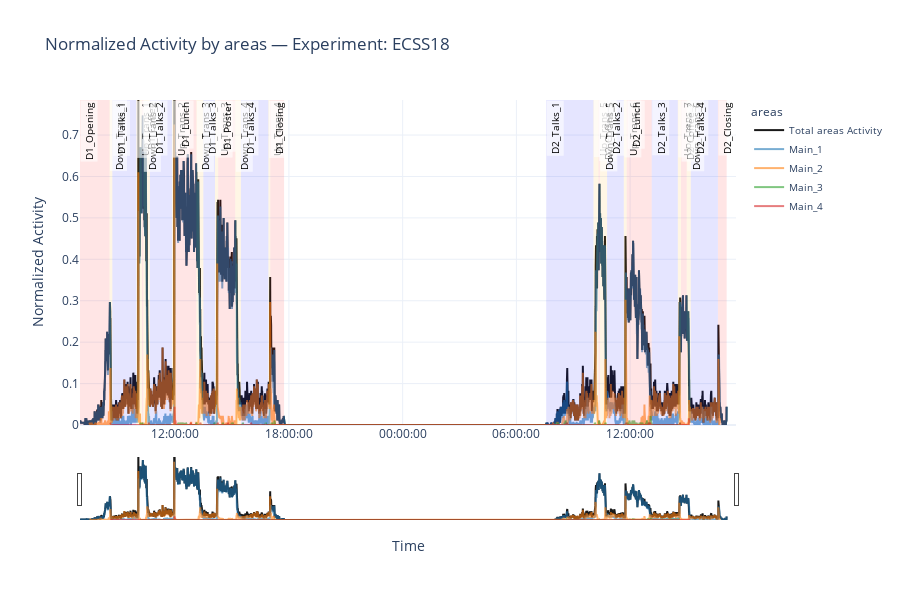

This figure's notebook cell:
### Code cell
# === 📈 Plotter Methods ===
Displayer.plotter.plot_normalized_activity(
    entities=world.areas,
    experiment_id=world.experiment_id,
    mode_label="areas",
    title_suffix="",
    show_total=True,
    sort_by_activity=True,
    df_period=world.period_manager.final_period_df,
)

### Figure 1 — Plotly figure (JSON) as saved in the notebook; plotly's stock layout.template omitted (floating-point values rounded to 4 significant figures; data arrays with more than 128 entries replaced by an {"elided": "..."} marker saying what was removed)
{"data": [{"line": {"color": "black", "width": 2}, "mode": "lines", "name": "Total areas Activity", "opacity": 0.9, "type": "scatter", "x": {"elided": "6140 str values"}, "y": {"elided": "6140 float values"}}, {"line": {"color": "rgba(31, 119, 180, 1)"}, "mode": "lines", "name": "Main_1", "opacity": 0.6, "type": "scatter", "x": {"elided": "6140 str values"}, "y": {"elided": "6140 float values"}}, {"line": {"color": "rgba(255, 127, 14, 1)"}, "mode": "lines", "name": "Main_2", "opacity": 0.6, "type": "scatter", "x": {"elided": "5989 str values"}, "y": {"elided": "5989 float values"}}, {"line": {"color": "rgba(44, 160, 44, 1)"}, "mode": "lines", "name": "Main_3", "opacity": 0.6, "type": "scatter", "x": {"elided": "5128 str values"}, "y": {"elided": "5128 float values"}}, {"line": {"color": "rgba(214, 39, 40, 1)"}, "mode": "lines", "name": "Main_4", "opacity": 0.6, "type": "scatter", "x": {"elided": "5496 str values"}, "y": {"elided": "5496 float values"}}], "layout": {"annotations": [{"bgcolor": "rgba(255,255,255,0.6)", "font": {"color": "black", "size": 10}, "showarrow": false, "text": "D1_Opening", "textangle": -90, "x": "2018-12-06T06:58:50", "xanchor": "left", "y": 0.7846, "yanchor": "top"}, {"bgcolor": "rgba(255,255,255,0.6)", "font": {"color": "black", "size": 10}, "showarrow": false, "text": "Down_Trans_1", "textangle": -90, "x": "2018-12-06T08:32:10", "xanchor": "left", "y": 0.7846, "yanchor": "top"}, {"bgcolor": "rgba(255,255,255,0.6)", "font": {"color": "black", "size": 10}, "showarrow": false, "text": "D1_Talks_1", "textangle": -90, "x": "2018-12-06T08:41:10", "xanchor": "left", "y": 0.7846, "yanchor": "top"}, {"bgcolor": "rgba(255,255,255,0.6)", "font": {"color": "black", "size": 10}, "showarrow": false, "text": "Up_Trans_1", "textangle": -90, "x": "2018-12-06T09:57:10", "xanchor": "left", "y": 0.7846, "yanchor": "top"}, {"bgcolor": "rgba(255,255,255,0.6)", "font": {"color": "black", "size": 10}, "showarrow": false, "text": "D1_Coffee", "textangle": -90, "x": "2018-12-06T10:15:10", "xanchor": "left", "y": 0.7846, "yanchor": "top"}, {"bgcolor": "rgba(255,255,255,0.6)", "font": {"color": "black", "size": 10}, "showarrow": false, "text": "Down_Trans_2", "textangle": -90, "x": "2018-12-06T10:19:10", "xanchor": "left", "y": 0.7846, "yanchor": "top"}, {"bgcolor": "rgba(255,255,255,0.6)", "font": {"color": "black", "size": 10}, "showarrow": false, "text": "D1_Talks_2", "textangle": -90, "x": "2018-12-06T10:40:10", "xanchor": "left", "y": 0.7846, "yanchor": "top"}, {"bgcolor": "rgba(255,255,255,0.6)", "font": {"color": "black", "size": 10}, "showarrow": false, "text": "Up_Trans_2", "textangle": -90, "x": "2018-12-06T11:50:10", "xanchor": "left", "y": 0.7846, "yanchor": "top"}, {"bgcolor": "rgba(255,255,255,0.6)", "font": {"color": "black", "size": 10}, "showarrow": false, "text": "D1_Lunch", "textangle": -90, "x": "2018-12-06T12:01:10", "xanchor": "left", "y": 0.7846, "yanchor": "top"}, {"bgcolor": "rgba(255,255,255,0.6)", "font": {"color": "black", "size": 10}, "showarrow": false, "text": "Down_Trans_3", "textangle": -90, "x": "2018-12-06T13:07:10", "xanchor": "left", "y": 0.7846, "yanchor": "top"}, {"bgcolor": "rgba(255,255,255,0.6)", "font": {"color": "black", "size": 10}, "showarrow": false, "text": "D1_Talks_3", "textangle": -90, "x": "2018-12-06T13:29:10", "xanchor": "left", "y": 0.7846, "yanchor": "top"}, {"bgcolor": "rgba(255,255,255,0.6)", "font": {"color": "black", "size": 10}, "showarrow": false, "text": "Up_Trans_3", "textangle": -90, "x": "2018-12-06T14:06:10", "xanchor": "left", "y": 0.7846, "yanchor": "top"}, {"bgcolor": "rgba(255,255,255,0.6)", "font": {"color": "black", "size": 10}, "showarrow": false, "text": "D1_Poster", "textangle": -90, "x": "2018-12-06T14:16:10", "xanchor": "left", "y": 0.7846, "yanchor": "top"}, {"bgcolor": "rgba(255,255,255,0.6)", "font": {"color": "black", "size": 10}, "showarrow": false, "text": "Down_Trans_4", "textangle": -90, "x": "2018-12-06T15:10:10", "xanchor": "left", "y": 0.7846, "yanchor": "top"}, {"bgcolor": "rgba(255,255,255,0.6)", "font": {"color": "black", "size": 10}, "showarrow": false, "text": "D1_Talks_4", "textangle": -90, "x": "2018-12-06T15:28:10", "xanchor": "left", "y": 0.7846, "yanchor": "top"}, {"bgcolor": "rgba(255,255,255,0.6)", "font": {"color": "black", "size": 10}, "showarrow": false, "text": "Up_Trans_4", "textangle": -90, "x": "2018-12-06T16:55:10", "xanchor": "left", "y": 0.7846, "yanchor": "top"}, {"bgcolor": "rgba(255,255,255,0.6)", "font": {"color": "black", "size": 10}, "showarrow": false, "text": "D1_Closing", "textangle": -90, "x": "2018-12-06T17:01:10", "xanchor": "left", "y": 0.7846, "yanchor": "top"}, {"bgcolor": "rgba(255,255,255,0.6)", "font": {"color": "black", "size": 10}, "showarrow": false, "text": "D2_Talks_1", "textangle": -90, "x": "2018-12-07T07:34:30", "xanchor": "left", "y": 0.7846, "yanchor": "top"}, {"bgcolor": "rgba(255,255,255,0.6)", "font": {"color": "black", "size": 10}, "showarrow": false, "text": "Up_Trans_5", "textangle": -90, "x": "2018-12-07T10:04:10", "xanchor": "left", "y": 0.7846, "yanchor": "top"}, {"bgcolor": "rgba(255,255,255,0.6)", "font": {"color": "black", "size": 10}, "showarrow": false, "text": "D2_Coffee_1", "textangle": -90, "x": "2018-12-07T10:20:10", "xanchor": "left", "y": 0.7846, "yanchor": "top"}, {"bgcolor": "rgba(255,255,255,0.6)", "font": {"color": "black", "size": 10}, "showarrow": false, "text": "Down_Trans_5", "textangle": -90, "x": "2018-12-07T10:24:10", "xanchor": "left", "y": 0.7846, "yanchor": "top"}, {"bgcolor": "rgba(255,255,255,0.6)", "font": {"color": "black", "size": 10}, "showarrow": false, "text": "D2_Talks_2", "textangle": -90, "x": "2018-12-07T10:47:10", "xanchor": "left", "y": 0.7846, "yanchor": "top"}, {"bgcolor": "rgba(255,255,255,0.6)", "font": {"color": "black", "size": 10}, "showarrow": false, "text": "Up_Trans_6", "textangle": -90, "x": "2018-12-07T11:40:10", "xanchor": "left", "y": 0.7846, "yanchor": "top"}, {"bgcolor": "rgba(255,255,255,0.6)", "font": {"color": "black", "size": 10}, "showarrow": false, "text": "D2_Lunch", "textangle": -90, "x": "2018-12-07T11:49:10", "xanchor": "left", "y": 0.7846, "yanchor": "top"}, {"bgcolor": "rgba(255,255,255,0.6)", "font": {"color": "black", "size": 10}, "showarrow": false, "text": "D2_Talks_3", "textangle": -90, "x": "2018-12-07T13:08:30", "xanchor": "left", "y": 0.7846, "yanchor": "top"}, {"bgcolor": "rgba(255,255,255,0.6)", "font": {"color": "black", "size": 10}, "showarrow": false, "text": "Up_Trans_7", "textangle": -90, "x": "2018-12-07T14:31:10", "xanchor": "left", "y": 0.7846, "yanchor": "top"}, {"bgcolor": "rgba(255,255,255,0.6)", "font": {"color": "black", "size": 10}, "showarrow": false, "text": "D2_Coffee_2", "textangle": -90, "x": "2018-12-07T14:41:10", "xanchor": "left", "y": 0.7846, "yanchor": "top"}, {"bgcolor": "rgba(255,255,255,0.6)", "font": {"color": "black", "size": 10}, "showarrow": false, "text": "Down_Trans_6", "textangle": -90, "x": "2018-12-07T14:59:10", "xanchor": "left", "y": 0.7846, "yanchor": "top"}, {"bgcolor": "rgba(255,255,255,0.6)", "font": {"color": "black", "size": 10}, "showarrow": false, "text": "D2_Talks_4", "textangle": -90, "x": "2018-12-07T15:12:10", "xanchor": "left", "y": 0.7846, "yanchor": "top"}, {"bgcolor": "rgba(255,255,255,0.6)", "font": {"color": "black", "size": 10}, "showarrow": false, "text": "D2_Closing", "textangle": -90, "x": "2018-12-07T16:38:10", "xanchor": "left", "y": 0.7846, "yanchor": "top"}], "height": 600, "hovermode": "x unified", "legend": {"font": {"size": 10}, "title": {"text": "areas"}}, "shapes": [{"fillcolor": "rgba(255, 0, 0, 0.1)", "layer": "above", "line": {"width": 0}, "opacity": 1, "type": "rect", "x0": "2018-12-06T06:58:40", "x1": "2018-12-06T08:32:00", "xref": "x", "y0": 0, "y1": 1, "yref": "y domain"}, {"fillcolor": "rgba(255, 165, 0, 0.1)", "layer": "above", "line": {"width": 0}, "opacity": 1, "type": "rect", "x0": "2018-12-06T08:32:00", "x1": "2018-12-06T08:41:00", "xref": "x", "y0": 0, "y1": 1, "yref": "y domain"}, {"fillcolor": "rgba(0, 0, 255, 0.1)", "layer": "above", "line": {"width": 0}, "opacity": 1, "type": "rect", "x0": "2018-12-06T08:41:00", "x1": "2018-12-06T09:57:00", "xref": "x", "y0": 0, "y1": 1, "yref": "y domain"}, {"fillcolor": "rgba(255, 165, 0, 0.1)", "layer": "above", "line": {"width": 0}, "opacity": 1, "type": "rect", "x0": "2018-12-06T09:57:00", "x1": "2018-12-06T10:15:00", "xref": "x", "y0": 0, "y1": 1, "yref": "y domain"}, {"fillcolor": "rgba(255, 0, 0, 0.1)", "layer": "above", "line": {"width": 0}, "opacity": 1, "type": "rect", "x0": "2018-12-06T10:15:00", "x1": "2018-12-06T10:19:00", "xref": "x", "y0": 0, "y1": 1, "yref": "y domain"}, {"fillcolor": "rgba(255, 165, 0, 0.1)", "layer": "above", "line": {"width": 0}, "opacity": 1, "type": "rect", "x0": "2018-12-06T10:19:00", "x1": "2018-12-06T10:40:00", "xref": "x", "y0": 0, "y1": 1, "yref": "y domain"}, {"fillcolor": "rgba(0, 0, 255, 0.1)", "layer": "above", "line": {"width": 0}, "opacity": 1, "type": "rect", "x0": "2018-12-06T10:40:00", "x1": "2018-12-06T11:50:00", "xref": "x", "y0": 0, "y1": 1, "yref": "y domain"}, {"fillcolor": "rgba(255, 165, 0, 0.1)", "layer": "above", "line": {"width": 0}, "opacity": 1, "type": "rect", "x0": "2018-12-06T11:50:00", "x1": "2018-12-06T12:01:00", "xref": "x", "y0": 0, "y1": 1, "yref": "y domain"}, {"fillcolor": "rgba(255, 0, 0, 0.1)", "layer": "above", "line": {"width": 0}, "opacity": 1, "type": "rect", "x0": "2018-12-06T12:01:00", "x1": "2018-12-06T13:07:00", "xref": "x", "y0": 0, "y1": 1, "yref": "y domain"}, {"fillcolor": "rgba(255, 165, 0, 0.1)", "layer": "above", "line": {"width": 0}, "opacity": 1, "type": "rect", "x0": "2018-12-06T13:07:00", "x1": "2018-12-06T13:29:00", "xref": "x", "y0": 0, "y1": 1, "yref": "y domain"}, {"fillcolor": "rgba(0, 0, 255, 0.1)", "layer": "above", "line": {"width": 0}, "opacity": 1, "type": "rect", "x0": "2018-12-06T13:29:00", "x1": "2018-12-06T14:06:00", "xref": "x", "y0": 0, "y1": 1, "yref": "y domain"}, {"fillcolor": "rgba(255, 165, 0, 0.1)", "layer": "above", "line": {"width": 0}, "opacity": 1, "type": "rect", "x0": "2018-12-06T14:06:00", "x1": "2018-12-06T14:16:00", "xref": "x", "y0": 0, "y1": 1, "yref": "y domain"}, {"fillcolor": "rgba(255, 0, 0, 0.1)", "layer": "above", "line": {"width": 0}, "opacity": 1, "type": "rect", "x0": "2018-12-06T14:16:00", "x1": "2018-12-06T15:10:00", "xref": "x", "y0": 0, "y1": 1, "yref": "y domain"}, {"fillcolor": "rgba(255, 165, 0, 0.1)", "layer": "above", "line": {"width": 0}, "opacity": 1, "type": "rect", "x0": "2018-12-06T15:10:00", "x1": "2018-12-06T15:28:00", "xref": "x", "y0": 0, "y1": 1, "yref": "y domain"}, {"fillcolor": "rgba(0, 0, 255, 0.1)", "layer": "above", "line": {"width": 0}, "opacity": 1, "type": "rect", "x0": "2018-12-06T15:28:00", "x1": "2018-12-06T16:55:00", "xref": "x", "y0": 0, "y1": 1, "yref": "y domain"}, {"fillcolor": "rgba(255, 165, 0, 0.1)", "layer": "above", "line": {"width": 0}, "opacity": 1, "type": "rect", "x0": "2018-12-06T16:55:00", "x1": "2018-12-06T17:01:00", "xref": "x", "y0": 0, "y1": 1, "yref": "y domain"}, {"fillcolor": "rgba(255, 0, 0, 0.1)", "layer": "above", "line": {"width": 0}, "opacity": 1, "type": "rect", "x0": "2018-12-06T17:01:00", "x1": "2018-12-06T17:44:40", "xref": "x", "y0": 0, "y1": 1, "yref": "y domain"}, {"fillcolor": "rgba(0, 0, 255, 0.1)", "layer": "above", "line": {"width": 0}, "opacity": 1, "type": "rect", "x0": "2018-12-07T07:34:20", "x1": "2018-12-07T10:04:00", "xref": "x", "y0": 0, "y1": 1, "yref": "y domain"}, {"fillcolor": "rgba(255, 165, 0, 0.1)", "layer": "above", "line": {"width": 0}, "opacity": 1, "type": "rect", "x0": "2018-12-07T10:04:00", "x1": "2018-12-07T10:20:00", "xref": "x", "y0": 0, "y1": 1, "yref": "y domain"}, {"fillcolor": "rgba(255, 0, 0, 0.1)", "layer": "above", "line": {"width": 0}, "opacity": 1, "type": "rect", "x0": "2018-12-07T10:20:00", "x1": "2018-12-07T10:24:00", "xref": "x", "y0": 0, "y1": 1, "yref": "y domain"}, {"fillcolor": "rgba(255, 165, 0, 0.1)", "layer": "above", "line": {"width": 0}, "opacity": 1, "type": "rect", "x0": "2018-12-07T10:24:00", "x1": "2018-12-07T10:47:00", "xref": "x", "y0": 0, "y1": 1, "yref": "y domain"}, {"fillcolor": "rgba(0, 0, 255, 0.1)", "layer": "above", "line": {"width": 0}, "opacity": 1, "type": "rect", "x0": "2018-12-07T10:47:00", "x1": "2018-12-07T11:40:00", "xref": "x", "y0": 0, "y1": 1, "yref": "y domain"}, {"fillcolor": "rgba(255, 165, 0, 0.1)", "layer": "above", "line": {"width": 0}, "opacity": 1, "type": "rect", "x0": "2018-12-07T11:40:00", "x1": "2018-12-07T11:49:00", "xref": "x", "y0": 0, "y1": 1, "yref": "y domain"}, {"fillcolor": "rgba(255, 0, 0, 0.1)", "layer": "above", "line": {"width": 0}, "opacity": 1, "type": "rect", "x0": "2018-12-07T11:49:00", "x1": "2018-12-07T13:08:20", "xref": "x", "y0": 0, "y1": 1, "yref": "y domain"}, {"fillcolor": "rgba(0, 0, 255, 0.1)", "layer": "above", "line": {"width": 0}, "opacity": 1, "type": "rect", "x0": "2018-12-07T13:08:20", "x1": "2018-12-07T14:31:00", "xref": "x", "y0": 0, "y1": 1, "yref": "y domain"}, {"fillcolor": "rgba(255, 165, 0, 0.1)", "layer": "above", "line": {"width": 0}, "opacity": 1, "type": "rect", "x0": "2018-12-07T14:31:00", "x1": "2018-12-07T14:41:00", "xref": "x", "y0": 0, "y1": 1, "yref": "y domain"}, {"fillcolor": "rgba(255, 0, 0, 0.1)", "layer": "above", "line": {"width": 0}, "opacity": 1, "type": "rect", "x0": "2018-12-07T14:41:00", "x1": "2018-12-07T14:59:00", "xref": "x", "y0": 0, "y1": 1, "yref": "y domain"}, {"fillcolor": "rgba(255, 165, 0, 0.1)", "layer": "above", "line": {"width": 0}, "opacity": 1, "type": "rect", "x0": "2018-12-07T14:59:00", "x1": "2018-12-07T15:12:00", "xref": "x", "y0": 0, "y1": 1, "yref": "y domain"}, {"fillcolor": "rgba(0, 0, 255, 0.1)", "layer": "above", "line": {"width": 0}, "opacity": 1, "type": "rect", "x0": "2018-12-07T15:12:00", "x1": "2018-12-07T16:38:00", "xref": "x", "y0": 0, "y1": 1, "yref": "y domain"}, {"fillcolor": "rgba(255, 0, 0, 0.1)", "layer": "above", "line": {"width": 0}, "opacity": 1, "type": "rect", "x0": "2018-12-07T16:38:00", "x1": "2018-12-07T17:05:40", "xref": "x", "y0": 0, "y1": 1, "yref": "y domain"}], "title": {"text": "Normalized Activity by areas — Experiment: ECSS18 "}, "xaxis": {"rangeslider": {"visible": true}, "tickformat": "%H:%M:%S", "title": {"text": "Time"}, "type": "date"}, "yaxis": {"range": [0, 0.7846], "title": {"text": "Normalized Activity"}}}}
